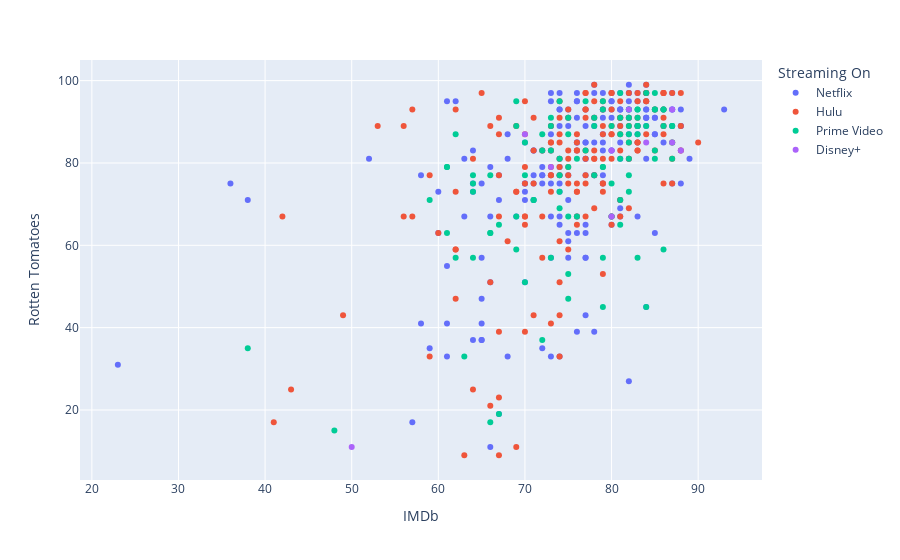

Notebook source saved alongside this figure:
### Code cell
px.scatter(tv_shows_both_ratings, x='IMDb',y='Rotten Tomatoes',color='Streaming On')

### Figure 1 — Plotly figure (JSON) as saved in the notebook; plotly's stock layout.template omitted (floating-point values rounded to 4 significant figures; data arrays with more than 128 entries replaced by an {"elided": "..."} marker saying what was removed)
{"data": [{"hovertemplate": "Streaming On=Netflix<br>IMDb=%{x}<br>Rotten Tomatoes=%{y}<extra></extra>", "legendgroup": "Netflix", "marker": {"color": "#636efa", "symbol": "circle"}, "mode": "markers", "name": "Netflix", "orientation": "v", "showlegend": true, "type": "scatter", "x": {"elided": "195 int values"}, "xaxis": "x", "y": {"elided": "195 int values"}, "yaxis": "y"}, {"hovertemplate": "Streaming On=Hulu<br>IMDb=%{x}<br>Rotten Tomatoes=%{y}<extra></extra>", "legendgroup": "Hulu", "marker": {"color": "#EF553B", "symbol": "circle"}, "mode": "markers", "name": "Hulu", "orientation": "v", "showlegend": true, "type": "scatter", "x": {"elided": "170 int values"}, "xaxis": "x", "y": {"elided": "170 int values"}, "yaxis": "y"}, {"hovertemplate": "Streaming On=Prime Video<br>IMDb=%{x}<br>Rotten Tomatoes=%{y}<extra></extra>", "legendgroup": "Prime Video", "marker": {"color": "#00cc96", "symbol": "circle"}, "mode": "markers", "name": "Prime Video", "orientation": "v", "showlegend": true, "type": "scatter", "x": [86, 86, 83, 78, 84, 70, 64, 85, 82, 85, 75, 81, 69, 80, 76, 85, 84, 87, 83, 87, 82, 82, 83, 83, 84, 87, 81, 76, 83, 78, 81, 86, 83, 87, 82, 79, 82, 86, 83, 73, 85, 71, 82, 80, 80, 81, 75, 81, 70, 79, 74, 79, 74, 81, 77, 82, 73, 78, 66, 71, 75, 64, 73, 74, 79, 69, 75, 79, 82, 75, 74, 69, 79, 72, 73, 72, 74, 77, 69, 61, 67, 70, 85, 61, 62, 64, 66, 62, 67, 63, 66, 64, 59, 66, 75, 72, 38, 48, 61], "xaxis": "x", "y": [93, 89, 89, 77, 45, 51, 73, 93, 85, 83, 91, 87, 89, 67, 67, 93, 97, 89, 93, 81, 81, 89, 89, 93, 89, 89, 71, 81, 91, 89, 91, 59, 57, 85, 93, 57, 91, 93, 87, 89, 81, 71, 77, 89, 75, 81, 67, 97, 77, 93, 95, 79, 77, 65, 95, 87, 91, 91, 77, 71, 87, 77, 57, 69, 95, 95, 53, 79, 73, 79, 81, 67, 45, 83, 83, 87, 73, 83, 59, 79, 65, 85, 97, 79, 87, 57, 63, 57, 19, 33, 17, 75, 71, 63, 47, 37, 35, 15, 63], "yaxis": "y"}, {"hovertemplate": "Streaming On=Disney+<br>IMDb=%{x}<br>Rotten Tomatoes=%{y}<extra></extra>", "legendgroup": "Disney+", "marker": {"color": "#ab63fa", "symbol": "circle"}, "mode": "markers", "name": "Disney+", "orientation": "v", "showlegend": true, "type": "scatter", "x": [87, 70, 87, 82, 84, 88, 73, 80, 80, 50], "xaxis": "x", "y": [85, 87, 93, 93, 85, 83, 79, 67, 83, 11], "yaxis": "y"}], "layout": {"legend": {"title": {"text": "Streaming On"}, "tracegroupgap": 0}, "margin": {"t": 60}, "xaxis": {"anchor": "y", "domain": [0, 1], "title": {"text": "IMDb"}}, "yaxis": {"anchor": "x", "domain": [0, 1], "title": {"text": "Rotten Tomatoes"}}}}
